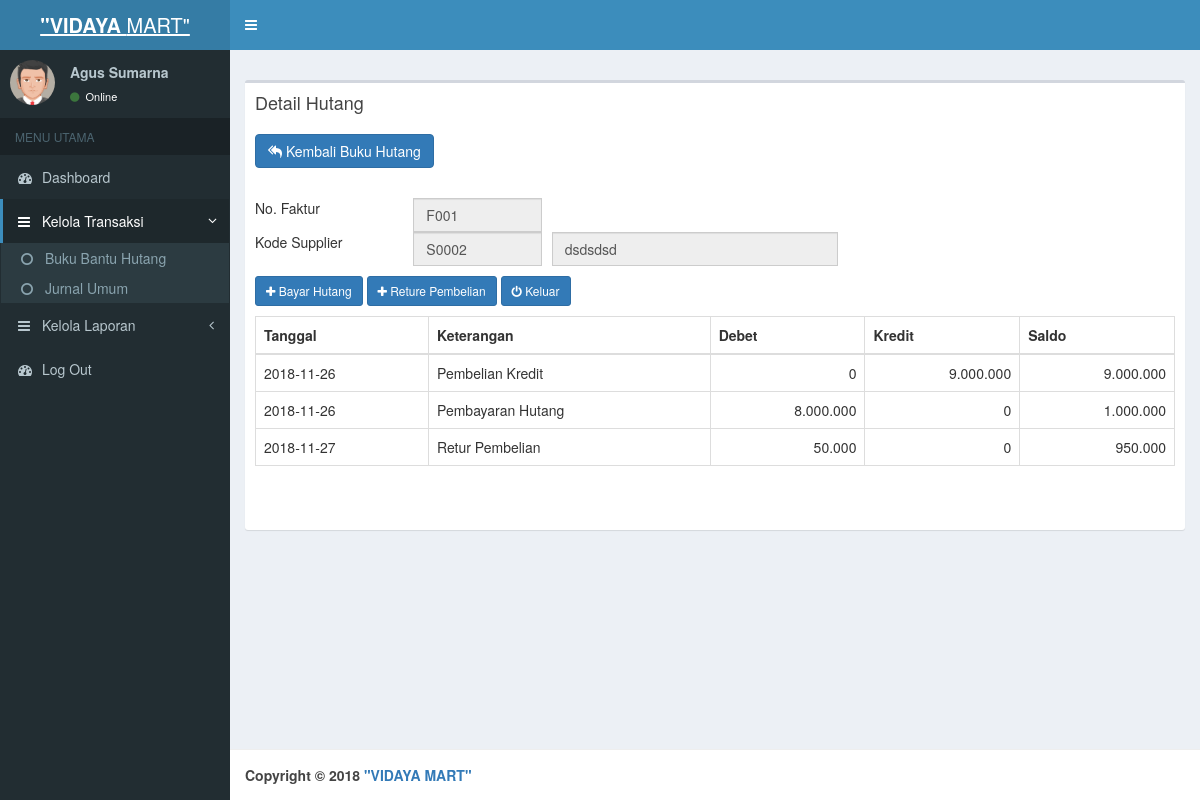
/index.php?page=data_detil_hutang&no_faktur=F001 (signed in), run on the app's committed database.
### tables this page shows
CREATE TABLE `tabel_supplier` (
  `id_supplier` int(11) NOT NULL AUTO_INCREMENT,
  `kode_supplier` varchar(5) DEFAULT NULL,
  `nama_supplier` varchar(200) DEFAULT NULL,
  `alamat_supplier` text,
  `telepon_supplier` varchar(15) DEFAULT NULL,
  `tanggal` varchar(10) DEFAULT NULL,
  `saldo_awal` double DEFAULT NULL,
  PRIMARY KEY (`id_supplier`)
);

CREATE TABLE `tabel_jurnal` (
  `id_jurnal` int(11) NOT NULL AUTO_INCREMENT,
  `nomor_faktur` varchar(50) DEFAULT NULL,
  `tgl_jurnal` date DEFAULT NULL,
  `nomor_jurnal` varchar(50) DEFAULT NULL,
  `referensi` varchar(10) DEFAULT NULL,
  `keterangan` varchar(200) DEFAULT NULL,
  `id_akun` int(4) DEFAULT NULL,
  `debet` double DEFAULT NULL,
  `kredit` double DEFAULT NULL,
  `nama_user` varchar(100) DEFAULT NULL,
  PRIMARY KEY (`id_jurnal`)
);

### pages/data_detil_hutang.php (the view, shortened to what this page needs)
<?php
require "koneksi.php";
$query=mysqli_query($con,"SELECT tabel_jurnal.*, tabel_supplier.nama_supplier,tabel_supplier.kode_supplier
				FROM tabel_jurnal,tabel_supplier
				WHERE tabel_jurnal.referensi=tabel_supplier.kode_supplier AND tabel_jurnal.nomor_faktur='$_GET[no_faktur]'
				ORDER BY tabel_jurnal.id_jurnal asc");
$q=mysqli_fetch_array($query);
?>
<link href="dist/css/jquery-ui.css" rel="stylesheet" type="text/css" />
<div class="box" style="min-height: 450px;">
    <div class="box-header">
      <h3 class="box-title">Detail Hutang</h3>
    </div>
    <div class="box-body">
		<a href="?page=buku_bantu_hutang" style="margin-bottom: 10px;" class="btn btn-md btn-primary"> <i class="fa fa-mail-reply-all"></i> Kembali Buku Hutang</a>
		<div style="margin-top: 20px;">
		<form id="simpanvac" name="simpanvac" method="post" action="">
			<div class="row">
				<div class="col-md-2">No. Faktur</div>
				<div class="col-md-2">
					<input type="text" name="faktur" id="faktur" class="form-control" value="<?php echo $_GET[no_faktur] ;?>" readonly />
				</div>
			</div>
			<div class="row">
				<div class="col-md-2">Kode Supplier</div>
				<div class="col-md-2">
					<input name="namasp2" type="text" id="namasp2" size="6" maxlength="4" class="form-control" value="<?php echo $q[kode_supplier] ;?>" readonly />
				</div>
				<div class="col-md-4" style="margin-left:-20px;">
					 <input type="text" name="namasp" id="namasp" class="form-control" value="<?php echo $q[nama_supplier] ;?>"  readonly />
				</div>
			</div>
		  		<a id="add" href="?page=bayar_hutang&no_faktur=<?php echo $_GET[no_faktur];?>" class="btn btn-sm btn-primary"><i class="fa fa-plus"></i> Bayar Hutang</a>
			    <a id="add" href="?page=retur&no_faktur=<?php echo $_GET[no_faktur];?>" class="btn btn-sm btn-primary"><i class="fa fa-plus"></i> Reture Pembelian</a>
				<a href="?page=buku_bantu_hutang"><button type="button" class="btn btn-sm btn-primary"> <i class="fa fa-power-off"></i> Keluar</button></a></td>
				<table width="100%" cellpadding="5" cellspacing="0" border="1" class="table table-bordered" id="tabel">
					<thead>
						<tr>
						  <th align="center">Tanggal</th>
						  <th align="center">Keterangan</th>
						  <th align="center">Debet</th>
						  <th align="center">Kredit</th>
						  <th align="center">Saldo</th>
						</tr>
					</thead>
					<?php
					$count=1;
					$datajurnal = mysqli_query($con,"SELECT tabel_jurnal.*, tabel_supplier.nama_supplier,tabel_supplier.kode_supplier
								FROM tabel_jurnal,tabel_supplier
								WHERE tabel_jurnal.referensi=tabel_supplier.kode_supplier AND tabel_jurnal.nomor_faktur='$_GET[no_faktur]' and tabel_jurnal.id_akun='39'
								ORDER BY tabel_jurnal.id_jurnal asc");
					while($qj=mysqli_fetch_array($datajurnal))
					{
						if($count==1)
						{
							$saldo=$qj['kredit']
							?>
							<tr>
							  <td><?php echo $qj[tgl_jurnal];?></td>
							  <td><?php echo $qj[keterangan];?></td>
							  <td align="right"><?php echo number_format($qj[debet] ,0,',','.')?></td>
							  <td align="right"><?php echo number_format($qj[kredit] ,0,',','.')?></td>
							  <td align="right"><?php echo number_format($saldo ,0,',','.')?></td>
							</tr>
							<?php
						}
						else
						{
							$saldo=$saldo-$qj['debet']
							?>
							<tr>
							  <td><?php echo $qj[tgl_jurnal];?></td>
							  <td><?php echo $qj[keterangan];?></td>
							   <td align="right"><?php echo number_format($qj[debet] ,0,',','.')?></td>
							  <td align="right"><?php echo number_format($qj[kredit] ,0,',','.')?></td>
							  <td align="right"><?php echo number_format($saldo ,0,',','.')?></td>
							</tr>
							<?php
						}
						$count++;
					}
					?>
				  </table>
		  <p>&nbsp;</p>
		</form>
	</div></div>
</div>

### data on the page
tabel_supplier: namasp2 "S0002", namasp "dsdsdsd"
tabel_jurnal: tgl_jurnal "2018-11-26", keterangan "Pembelian Kredit", debet "0", kredit "9.000.000"
tabel_jurnal: tgl_jurnal "2018-11-26", keterangan "Pembayaran Hutang", debet "8.000.000", kredit "0", saldo "1.000.000"
tabel_jurnal: tgl_jurnal "2018-11-27", keterangan "Retur Pembelian", debet "50.000", kredit "0", saldo "950.000"

### other printed values
$_SESSION['nama'] "Agus Sumarna"
